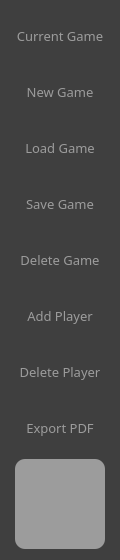
           <widget class="QFrame" name="frame_left_bar">
            <property name="sizePolicy">
             <sizepolicy hsizetype="Minimum" vsizetype="Preferred">
              <horstretch>0</horstretch>
              <verstretch>0</verstretch>
             </sizepolicy>
            </property>
            <property name="minimumSize">
             <size>
              <width>120</width>
              <height>0</height>
             </size>
            </property>
            <property name="maximumSize">
             <size>
              <width>120</width>
              <height>16777215</height>
             </size>
            </property>
            <property name="styleSheet">
             <string notr="true">background-color: rgb(63, 63, 63);
border-radius:10px;</string>
            </property>
            <property name="frameShape">
             <enum>QFrame::StyledPanel</enum>
            </property>
            <property name="frameShadow">
             <enum>QFrame::Raised</enum>
            </property>
            <layout class="QVBoxLayout" name="verticalLayout_2">
             <item>
              <widget class="QPushButton" name="pushButton_left_bar_current_game">
               <property name="minimumSize">
                <size>
                 <width>0</width>
                 <height>50</height>
                </size>
               </property>
               <property name="font">
                <font>
                 <family>Copperplate Gothic Light</family>
                 <pointsize>10</pointsize>
                </font>
               </property>
               <property name="styleSheet">
                <string notr="true">QPushButton{
	background-color: rgb(63, 63, 63);
	color: rgb(156, 156, 156);
}
QPushButton:hover{
	background-color: rgb(156, 156, 156);
	color: rgb(63, 63, 63);
}
</string>
               </property>
               <property name="text">
                <string>Current Game</string>
               </property>
              </widget>
             </item>
             <item>
              <widget class="QPushButton" name="pushButton_left_bar_new_game">
               <property name="minimumSize">
                <size>
                 <width>0</width>
                 <height>50</height>
                </size>
               </property>
               <property name="font">
                <font>
                 <family>Copperplate Gothic Light</family>
                 <pointsize>10</pointsize>
                </font>
               </property>
               <property name="styleSheet">
                <string notr="true">QPushButton{
	background-color: rgb(63, 63, 63);
	color: rgb(156, 156, 156);
}
QPushButton:hover{
	background-color: rgb(156, 156, 156);
	color: rgb(63, 63, 63);
}
</string>
               </property>
               <property name="text">
                <string>New Game</string>
               </property>
              </widget>
             </item>
             <item>
              <widget class="QPushButton" name="pushButton_left_bar_load_game">
               <property name="minimumSize">
                <size>
                 <width>0</width>
                 <height>50</height>
                </size>
               </property>
               <property name="font">
                <font>
                 <family>Copperplate Gothic Light</family>
                 <pointsize>10</pointsize>
                </font>
               </property>
               <property name="styleSheet">
                <string notr="true">QPushButton{
	background-color: rgb(63, 63, 63);
	color: rgb(156, 156, 156);
}
QPushButton:hover{
	background-color: rgb(156, 156, 156);
	color: rgb(63, 63, 63);
}
</string>
               </property>
               <property name="text">
                <string>Load Game</string>
               </property>
              </widget>
             </item>
             <item>
              <widget class="QPushButton" name="pushButton_left_bar_save_game">
               <property name="minimumSize">
                <size>
                 <width>0</width>
                 <height>50</height>
                </size>
               </property>
               <property name="font">
                <font>
                 <family>Copperplate Gothic Light</family>
                 <pointsize>10</pointsize>
                </font>
               </property>
               <property name="styleSheet">
                <string notr="true">QPushButton{
	background-color: rgb(63, 63, 63);
	color: rgb(156, 156, 156);
}
QPushButton:hover{
	background-color: rgb(156, 156, 156);
	color: rgb(63, 63, 63);
}
</string>
               </property>
               <property name="text">
                <string>Save Game</string>
               </property>
              </widget>
             </item>
             <item>
              <widget class="QPushButton" name="pushButton_left_bar_delete_game">
               <property name="minimumSize">
                <size>
                 <width>0</width>
                 <height>50</height>
                </size>
               </property>
               <property name="font">
                <font>
                 <family>Copperplate Gothic Light</family>
                 <pointsize>10</pointsize>
                </font>
               </property>
               <property name="styleSheet">
                <string notr="true">QPushButton{
	background-color: rgb(63, 63, 63);
	color: rgb(156, 156, 156);
}
QPushButton:hover{
	background-color: rgb(156, 156, 156);
	color: rgb(63, 63, 63);
}
</string>
               </property>
               <property name="text">
                <string>Delete Game</string>
               </property>
              </widget>
             </item>
             <item>
              <widget class="QPushButton" name="pushButton_left_bar_add_player">
               <property name="minimumSize">
                <size>
                 <width>0</width>
                 <height>50</height>
                </size>
               </property>
               <property name="font">
                <font>
                 <family>Copperplate Gothic Light</family>
                 <pointsize>10</pointsize>
                </font>
               </property>
               <property name="styleSheet">
                <string notr="true">QPushButton{
	background-color: rgb(63, 63, 63);
	color: rgb(156, 156, 156);
}
QPushButton:hover{
	background-color: rgb(156, 156, 156);
	color: rgb(63, 63, 63);
}
</string>
               </property>
               <property name="text">
                <string>Add Player</string>
               </property>
              </widget>
             </item>
             <item>
              <widget class="QPushButton" name="pushButton_left_bar_delete_player">
               <property name="minimumSize">
                <size>
                 <width>0</width>
                 <height>50</height>
                </size>
               </property>
               <property name="font">
                <font>
                 <family>Copperplate Gothic Light</family>
                 <pointsize>10</pointsize>
                </font>
               </property>
               <property name="styleSheet">
                <string notr="true">QPushButton{
	background-color: rgb(63, 63, 63);
	color: rgb(156, 156, 156);
}
QPushButton:hover{
	background-color: rgb(156, 156, 156);
	color: rgb(63, 63, 63);
}
</string>
               </property>
               <property name="text">
                <string>Delete Player</string>
               </property>
              </widget>
             </item>
             <item>
              <widget class="QPushButton" name="pushButton_left_bar_export_pdf">
               <property name="minimumSize">
                <size>
                 <width>0</width>
                 <height>50</height>
                </size>
               </property>
               <property name="font">
                <font>
                 <family>Copperplate Gothic Light</family>
                 <pointsize>10</pointsize>
                </font>
               </property>
               <property name="styleSheet">
                <string notr="true">QPushButton{
	background-color: rgb(63, 63, 63);
	color: rgb(156, 156, 156);
}
QPushButton:hover{
	background-color: rgb(156, 156, 156);
	color: rgb(63, 63, 63);
}
</string>
               </property>
               <property name="text">
                <string>Export PDF</string>
               </property>
              </widget>
             </item>
             <item alignment="Qt::AlignHCenter|Qt::AlignBottom">
              <widget class="QLabel" name="label_left_bar_image">
               <property name="minimumSize">
                <size>
                 <width>90</width>
                 <height>90</height>
                </size>
               </property>
               <property name="maximumSize">
                <size>
                 <width>90</width>
                 <height>90</height>
                </size>
               </property>
               <property name="styleSheet">
                <string notr="true">background-color: rgb(156, 156, 156);</string>
               </property>
               <property name="text">
                <string/>
               </property>
               <property name="pixmap">
                <pixmap>DnD_logo.png</pixmap>
               </property>
               <property name="scaledContents">
                <bool>true</bool>
               </property>
              </widget>
             </item>
            </layout>
           </widget>
